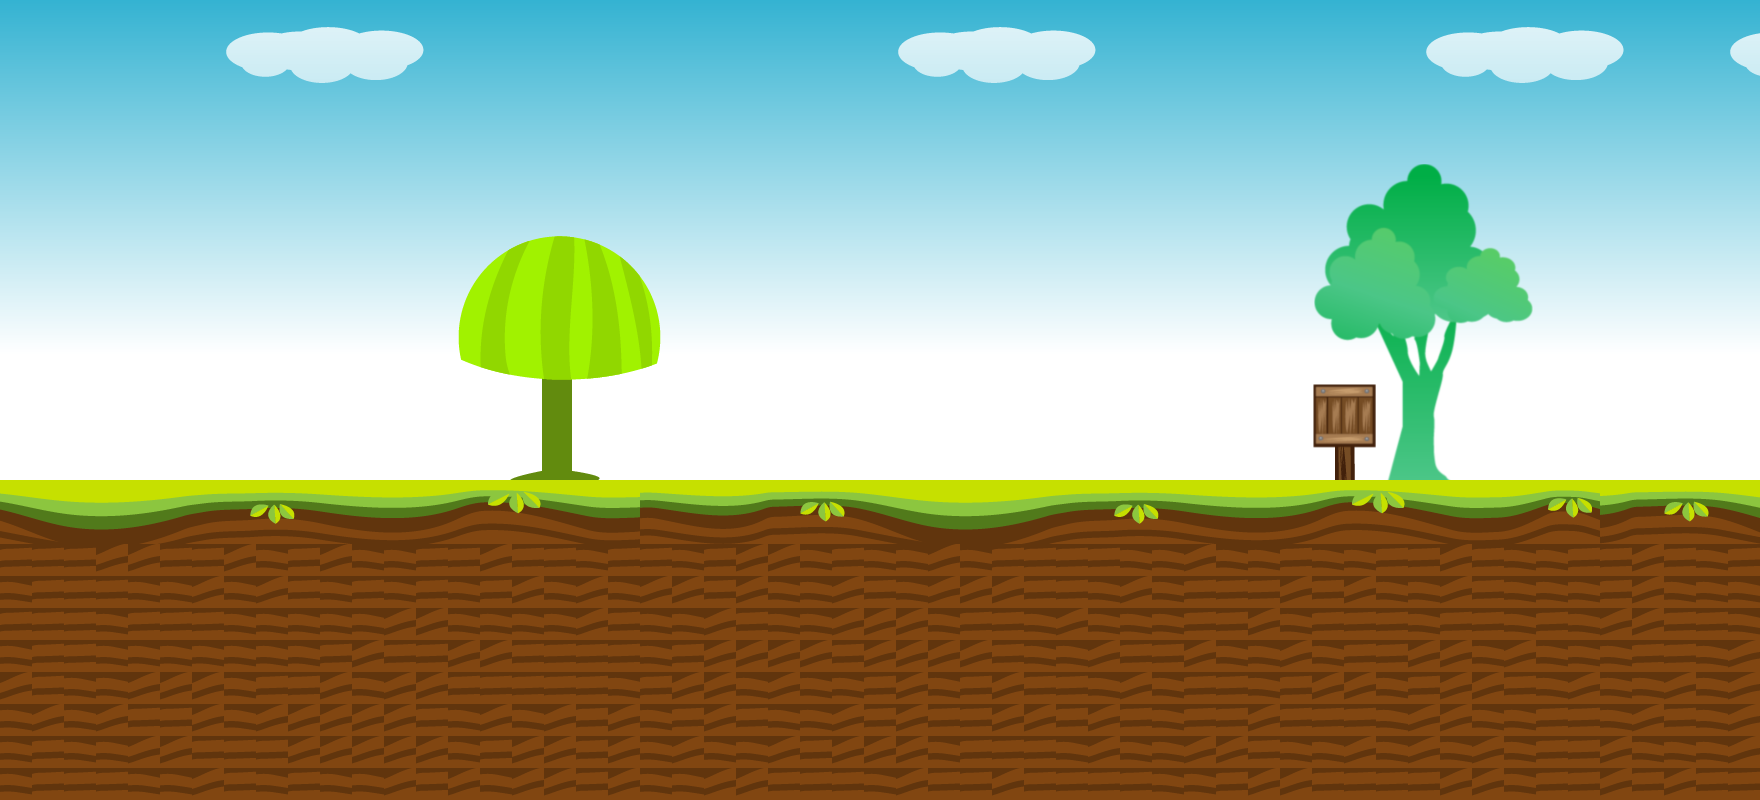

Tiled map render using the project's own tile images. Description and the map definition, with tile-layer contents summarised, below:
An orthogonal 55x25 tile map with 32x32 px tiles, 4 tile layers (Worldbounds, Background, Arvores, Ground), 8 tilesets and 4 objects (Start, Ponto0, Ponto1, Ponto2).

<map version="1.0" tiledversion="1.0.3" orientation="orthogonal" renderorder="right-down" width="55" height="25" tilewidth="32" tileheight="32" nextobjectid="7">
 <tileset firstgid="1" name="sky" tilewidth="32" tileheight="32" tilecount="512" columns="32">
  <image source="../Chicken Run Platformer Game Assets 17/BG &amp; Platform/image-02.png" width="1024" height="512" />
 </tileset>
 <tileset firstgid="513" name="plantaforma1" tilewidth="32" tileheight="32" tilecount="36" columns="18">
  <image source="../Chicken Run Platformer Game Assets 17/BG &amp; Platform/image-06.png" width="586" height="68" />
 </tileset>
 <tileset firstgid="549" name="plantaforma2" tilewidth="32" tileheight="32" tilecount="16" columns="8">
  <image source="../Chicken Run Platformer Game Assets 17/BG &amp; Platform/image-07.png" width="273" height="69" />
  <tile id="0">
   <properties>
    <property name="collides" type="bool" value="true" />
   </properties>
  </tile>
  <tile id="1">
   <properties>
    <property name="collides" type="bool" value="true" />
   </properties>
  </tile>
  <tile id="2">
   <properties>
    <property name="collides" type="bool" value="true" />
   </properties>
  </tile>
  <tile id="3">
   <properties>
    <property name="collides" type="bool" value="true" />
   </properties>
  </tile>
  <tile id="4">
   <properties>
    <property name="collides" type="bool" value="true" />
   </properties>
  </tile>
  <tile id="5">
   <properties>
    <property name="collides" type="bool" value="true" />
   </properties>
  </tile>
  <tile id="6">
   <properties>
    <property name="collides" type="bool" value="true" />
   </properties>
  </tile>
  <tile id="7">
   <properties>
    <property name="collides" type="bool" value="true" />
   </properties>
  </tile>
  <tile id="8">
   <properties>
    <property name="collides" type="bool" value="true" />
   </properties>
  </tile>
  <tile id="9">
   <properties>
    <property name="collides" type="bool" value="true" />
   </properties>
  </tile>
  <tile id="10">
   <properties>
    <property name="collides" type="bool" value="true" />
   </properties>
  </tile>
  <tile id="11">
   <properties>
    <property name="collides" type="bool" value="true" />
   </properties>
  </tile>
  <tile id="12">
   <properties>
    <property name="collides" type="bool" value="true" />
   </properties>
  </tile>
  <tile id="13">
   <properties>
    <property name="collides" type="bool" value="true" />
   </properties>
  </tile>
  <tile id="14">
   <properties>
    <property name="collides" type="bool" value="true" />
   </properties>
  </tile>
  <tile id="15">
   <properties>
    <property name="collides" type="bool" value="true" />
   </properties>
  </tile>
 </tileset>
 <tileset firstgid="565" name="plantaforma3" tilewidth="32" tileheight="32" tilecount="16" columns="8">
  <image source="../Chicken Run Platformer Game Assets 17/BG &amp; Platform/image-08.png" width="273" height="69" />
  <tile id="0">
   <properties>
    <property name="collides" type="bool" value="true" />
   </properties>
  </tile>
  <tile id="1">
   <properties>
    <property name="collides" type="bool" value="true" />
   </properties>
  </tile>
  <tile id="2">
   <properties>
    <property name="collides" type="bool" value="true" />
   </properties>
  </tile>
  <tile id="3">
   <properties>
    <property name="collides" type="bool" value="true" />
   </properties>
  </tile>
  <tile id="4">
   <properties>
    <property name="collides" type="bool" value="true" />
   </properties>
  </tile>
  <tile id="5">
   <properties>
    <property name="collides" type="bool" value="true" />
   </properties>
  </tile>
  <tile id="6">
   <properties>
    <property name="collides" type="bool" value="true" />
   </properties>
  </tile>
  <tile id="7">
   <properties>
    <property name="collides" type="bool" value="true" />
   </properties>
  </tile>
  <tile id="8">
   <properties>
    <property name="collides" type="bool" value="true" />
   </properties>
  </tile>
  <tile id="9">
   <properties>
    <property name="collides" type="bool" value="true" />
   </properties>
  </tile>
  <tile id="10">
   <properties>
    <property name="collides" type="bool" value="true" />
   </properties>
  </tile>
  <tile id="11">
   <properties>
    <property name="collides" type="bool" value="true" />
   </properties>
  </tile>
  <tile id="12">
   <properties>
    <property name="collides" type="bool" value="true" />
   </properties>
  </tile>
  <tile id="13">
   <properties>
    <property name="collides" type="bool" value="true" />
   </properties>
  </tile>
  <tile id="14">
   <properties>
    <property name="collides" type="bool" value="true" />
   </properties>
  </tile>
  <tile id="15">
   <properties>
    <property name="collides" type="bool" value="true" />
   </properties>
  </tile>
 </tileset>
 <tileset firstgid="581" name="plantaforma4" tilewidth="32" tileheight="32" tilecount="64" columns="32">
  <image source="../Chicken Run Platformer Game Assets 17/BG &amp; Platform/image-09.png" width="1024" height="77" />
  <tile id="0">
   <properties>
    <property name="collides" type="bool" value="true" />
   </properties>
  </tile>
  <tile id="1">
   <properties>
    <property name="collides" type="bool" value="true" />
   </properties>
  </tile>
  <tile id="2">
   <properties>
    <property name="collides" type="bool" value="true" />
   </properties>
  </tile>
  <tile id="3">
   <properties>
    <property name="collides" type="bool" value="true" />
   </properties>
  </tile>
  <tile id="4">
   <properties>
    <property name="collides" type="bool" value="true" />
   </properties>
  </tile>
  <tile id="5">
   <properties>
    <property name="collides" type="bool" value="true" />
   </properties>
  </tile>
  <tile id="6">
   <properties>
    <property name="collides" type="bool" value="true" />
   </properties>
  </tile>
  <tile id="7">
   <properties>
    <property name="collides" type="bool" value="true" />
   </properties>
  </tile>
  <tile id="8">
   <properties>
    <property name="collides" type="bool" value="true" />
   </properties>
  </tile>
  <tile id="9">
   <properties>
    <property name="collides" type="bool" value="true" />
   </properties>
  </tile>
  <tile id="10">
   <properties>
    <property name="collides" type="bool" value="true" />
   </properties>
  </tile>
  <tile id="11">
   <properties>
    <property name="collides" type="bool" value="true" />
   </properties>
  </tile>
  <tile id="12">
   <properties>
    <property name="collides" type="bool" value="true" />
   </properties>
  </tile>
  <tile id="13">
   <properties>
    <property name="collides" type="bool" value="true" />
   </properties>
  </tile>
  <tile id="14">
   <properties>
    <property name="collides" type="bool" value="true" />
   </properties>
  </tile>
  <tile id="15">
   <properties>
    <property name="collides" type="bool" value="true" />
   </properties>
  </tile>
  <tile id="16">
   <properties>
    <property name="collides" type="bool" value="true" />
   </properties>
  </tile>
  <tile id="17">
   <properties>
    <property name="collides" type="bool" value="true" />
   </properties>
  </tile>
  <tile id="18">
   <properties>
    <property name="collides" type="bool" value="true" />
   </properties>
  </tile>
  <tile id="19">
   <properties>
    <property name="collides" type="bool" value="true" />
   </properties>
  </tile>
  <tile id="20">
   <properties>
    <property name="collides" type="bool" value="true" />
   </properties>
  </tile>
  <tile id="21">
   <properties>
    <property name="collides" type="bool" value="true" />
   </properties>
  </tile>
  <tile id="22">
   <properties>
    <property name="collides" type="bool" value="true" />
   </properties>
  </tile>
  <tile id="23">
   <properties>
    <property name="collides" type="bool" value="true" />
   </properties>
  </tile>
  <tile id="24">
   <properties>
    <property name="collides" type="bool" value="true" />
   </properties>
  </tile>
  <tile id="25">
   <properties>
    <property name="collides" type="bool" value="true" />
   </properties>
  </tile>
  <tile id="26">
   <properties>
    <property name="collides" type="bool" value="true" />
   </properties>
  </tile>
  <tile id="27">
   <properties>
    <property name="collides" type="bool" value="true" />
   </properties>
  </tile>
  <tile id="28">
   <properties>
    <property name="collides" type="bool" value="true" />
   </properties>
  </tile>
  <tile id="29">
   <properties>
    <property name="collides" type="bool" value="true" />
   </properties>
  </tile>
  <tile id="30">
   <properties>
    <property name="collides" type="bool" value="true" />
   </properties>
  </tile>
  <tile id="31">
   <properties>
    <property name="collides" type="bool" value="true" />
   </properties>
  </tile>
  <tile id="32">
   <properties>
    <property name="collides" type="bool" value="true" />
   </properties>
  </tile>
  <tile id="33">
   <properties>
    <property name="collides" type="bool" value="true" />
   </properties>
  </tile>
  <tile id="34">
   <properties>
    <property name="collides" type="bool" value="true" />
   </properties>
  </tile>
  <tile id="35">
   <properties>
    <property name="collides" type="bool" value="true" />
   </properties>
  </tile>
  <tile id="36">
   <properties>
    <property name="collides" type="bool" value="true" />
   </properties>
  </tile>
  <tile id="37">
   <properties>
    <property name="collides" type="bool" value="true" />
   </properties>
  </tile>
  <tile id="38">
   <properties>
    <property name="collides" type="bool" value="true" />
   </properties>
  </tile>
  <tile id="39">
   <properties>
    <property name="collides" type="bool" value="true" />
   </properties>
  </tile>
  <tile id="40">
   <properties>
    <property name="collides" type="bool" value="true" />
   </properties>
  </tile>
  <tile id="41">
   <properties>
    <property name="collides" type="bool" value="true" />
   </properties>
  </tile>
  <tile id="42">
   <properties>
    <property name="collides" type="bool" value="true" />
   </properties>
  </tile>
  <tile id="43">
   <properties>
    <property name="collides" type="bool" value="true" />
   </properties>
  </tile>
  <tile id="44">
   <properties>
    <property name="collides" type="bool" value="true" />
   </properties>
  </tile>
  <tile id="45">
   <properties>
    <property name="collides" type="bool" value="true" />
   </properties>
  </tile>
  <tile id="46">
   <properties>
    <property name="collides" type="bool" value="true" />
   </properties>
  </tile>
  <tile id="47">
   <properties>
    <property name="collides" type="bool" value="true" />
   </properties>
  </tile>
  <tile id="48">
   <properties>
    <property name="collides" type="bool" value="true" />
   </properties>
  </tile>
  <tile id="49">
   <properties>
    <property name="collides" type="bool" value="true" />
   </properties>
  </tile>
  <tile id="50">
   <properties>
    <property name="collides" type="bool" value="true" />
   </properties>
  </tile>
  <tile id="51">
   <properties>
    <property name="collides" type="bool" value="true" />
   </properties>
  </tile>
  <tile id="52">
   <properties>
    <property name="collides" type="bool" value="true" />
   </properties>
  </tile>
  <tile id="53">
   <properties>
    <property name="collides" type="bool" value="true" />
   </properties>
  </tile>
  <tile id="54">
   <properties>
    <property name="collides" type="bool" value="true" />
   </properties>
  </tile>
  <tile id="55">
   <properties>
    <property name="collides" type="bool" value="true" />
   </properties>
  </tile>
  <tile id="56">
   <properties>
    <property name="collides" type="bool" value="true" />
   </properties>
  </tile>
  <tile id="57">
   <properties>
    <property name="collides" type="bool" value="true" />
   </properties>
  </tile>
  <tile id="58">
   <properties>
    <property name="collides" type="bool" value="true" />
   </properties>
  </tile>
  <tile id="59">
   <properties>
    <property name="collides" type="bool" value="true" />
   </properties>
  </tile>
  <tile id="60">
   <properties>
    <property name="collides" type="bool" value="true" />
   </properties>
  </tile>
  <tile id="61">
   <properties>
    <property name="collides" type="bool" value="true" />
   </properties>
  </tile>
  <tile id="62">
   <properties>
    <property name="collides" type="bool" value="true" />
   </properties>
  </tile>
  <tile id="63">
   <properties>
    <property name="collides" type="bool" value="true" />
   </properties>
  </tile>
 </tileset>
 <tileset firstgid="645" name="placa" tilewidth="32" tileheight="32" tilecount="6" columns="2">
  <image source="../assets/Backgrounds/teste1.png" width="64" height="96" />
 </tileset>
 <tileset firstgid="651" name="arvore1" tilewidth="32" tileheight="32" tilecount="70" columns="7">
  <image source="../assets/Backgrounds/image1.png" width="224" height="336" />
 </tileset>
 <tileset firstgid="721" name="arvore2" tilewidth="32" tileheight="32" tilecount="70" columns="7">
  <image source="../assets/Backgrounds/image2.png" width="224" height="336" />
  <tile id="0">
   <properties>
    <property name="collides" type="bool" value="true" />
   </properties>
  </tile>
 </tileset>
 <layer name="Worldbounds" width="55" height="25">
  <data>[1375 cells, 57 non-empty, 1 distinct tile ids]</data>
 </layer>
 <layer name="Background" width="55" height="25">
  <data>[1375 cells, 1375 non-empty, 450 distinct tile ids]</data>
 </layer>
 <layer name="Arvores" width="55" height="25">
  <data>[1375 cells, 129 non-empty, 122 distinct tile ids]</data>
 </layer>
 <layer name="Ground" width="55" height="25">
  <data>[1375 cells, 550 non-empty, 60 distinct tile ids]</data>
 </layer>
 <objectgroup name="Objects">
  <object id="1" name="Start" x="129.091" y="389.03" width="76" height="84" />
  <object id="2" name="Ponto0" x="55.0912" y="309.879" width="486.333" height="172.152" />
  <object id="3" name="Ponto1" x="1088" y="388" width="70" height="86" />
  <object id="4" name="Ponto2" x="1314" y="385.333" width="62.6667" height="92" />
 </objectgroup>
</map>
